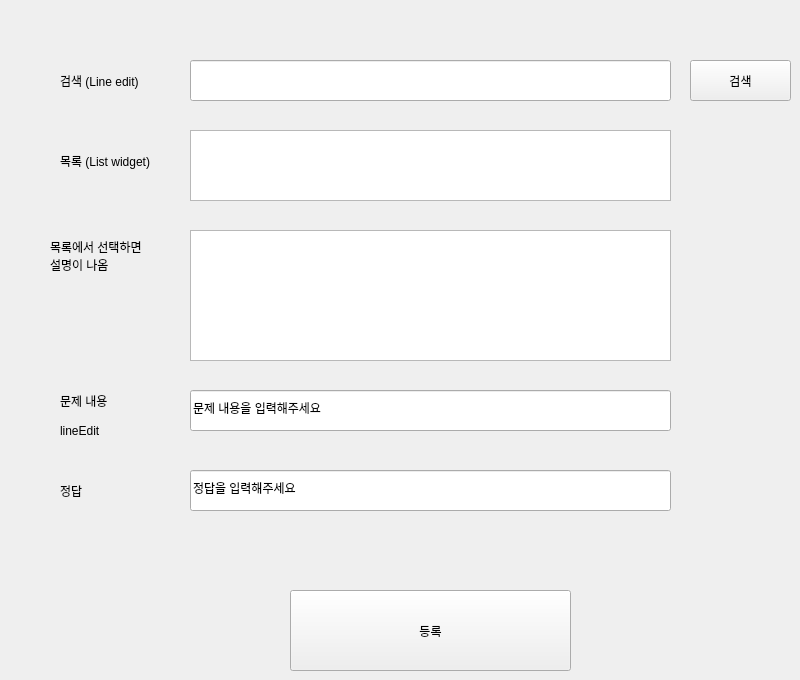
      <widget class="QWidget" name="page_3">
       <widget class="QLineEdit" name="test_update_search_LE">
        <property name="geometry">
         <rect>
          <x>190</x>
          <y>60</y>
          <width>481</width>
          <height>41</height>
         </rect>
        </property>
       </widget>
       <widget class="QLabel" name="label_2">
        <property name="geometry">
         <rect>
          <x>60</x>
          <y>60</y>
          <width>101</width>
          <height>41</height>
         </rect>
        </property>
        <property name="text">
         <string>검색 (Line edit)</string>
        </property>
       </widget>
       <widget class="QPushButton" name="Test_Update_entry_btn">
        <property name="geometry">
         <rect>
          <x>290</x>
          <y>590</y>
          <width>281</width>
          <height>81</height>
         </rect>
        </property>
        <property name="text">
         <string>등록</string>
        </property>
       </widget>
       <widget class="QLabel" name="label">
        <property name="geometry">
         <rect>
          <x>60</x>
          <y>140</y>
          <width>111</width>
          <height>41</height>
         </rect>
        </property>
        <property name="text">
         <string>목록 (List widget)</string>
        </property>
       </widget>
       <widget class="QTextBrowser" name="textBrowser">
        <property name="geometry">
         <rect>
          <x>190</x>
          <y>230</y>
          <width>481</width>
          <height>131</height>
         </rect>
        </property>
       </widget>
       <widget class="QLabel" name="label_4">
        <property name="geometry">
         <rect>
          <x>50</x>
          <y>240</y>
          <width>121</width>
          <height>31</height>
         </rect>
        </property>
        <property name="text">
         <string>목록에서 선택하면
설명이 나옴</string>
        </property>
       </widget>
       <widget class="QLineEdit" name="test_contents">
        <property name="geometry">
         <rect>
          <x>190</x>
          <y>390</y>
          <width>481</width>
          <height>41</height>
         </rect>
        </property>
        <property name="text">
         <string>문제 내용을 입력해주세요</string>
        </property>
       </widget>
       <widget class="QLabel" name="label_7">
        <property name="geometry">
         <rect>
          <x>60</x>
          <y>380</y>
          <width>81</width>
          <height>41</height>
         </rect>
        </property>
        <property name="text">
         <string>문제 내용 </string>
        </property>
       </widget>
       <widget class="QLabel" name="label_8">
        <property name="geometry">
         <rect>
          <x>60</x>
          <y>410</y>
          <width>81</width>
          <height>41</height>
         </rect>
        </property>
        <property name="text">
         <string>lineEdit</string>
        </property>
       </widget>
       <widget class="QPushButton" name="test_update_search">
        <property name="geometry">
         <rect>
          <x>690</x>
          <y>60</y>
          <width>101</width>
          <height>41</height>
         </rect>
        </property>
        <property name="text">
         <string>검색</string>
        </property>
       </widget>
       <widget class="QListWidget" name="test_item_list_widget">
        <property name="geometry">
         <rect>
          <x>190</x>
          <y>130</y>
          <width>481</width>
          <height>71</height>
         </rect>
        </property>
       </widget>
       <widget class="QLabel" name="label_10">
        <property name="geometry">
         <rect>
          <x>60</x>
          <y>470</y>
          <width>81</width>
          <height>41</height>
         </rect>
        </property>
        <property name="text">
         <string>정답</string>
        </property>
       </widget>
       <widget class="QLineEdit" name="test_answer">
        <property name="geometry">
         <rect>
          <x>190</x>
          <y>470</y>
          <width>481</width>
          <height>41</height>
         </rect>
        </property>
        <property name="text">
         <string>정답을 입력해주세요</string>
        </property>
       </widget>
      </widget>
